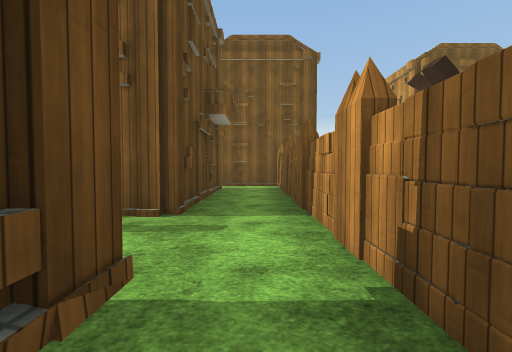
[1] (above)

12 first-person views from a walk through a scene from a Unity 3-D project. The camera is 1.2 m above the floor, tilts 2° down and sees 90° across. The floor is counted in squares, 2 m on a side. Each view is taken from the middle of a square. On the plan, view 1 faces up. The plan holds only what a view shows up to about 9 squares ahead; the rest is blank. The place goes on beyond the plan. Flat ground stands in for the terrain. Some animated figures are left out. Surface patterns are stand-ins for the level's own textures.

[2]
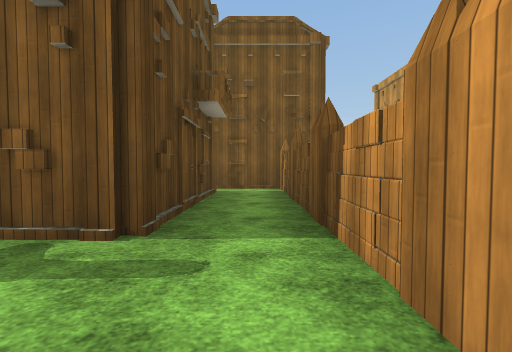

[3]
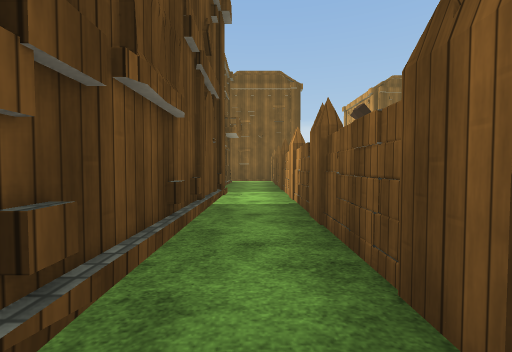

[4]
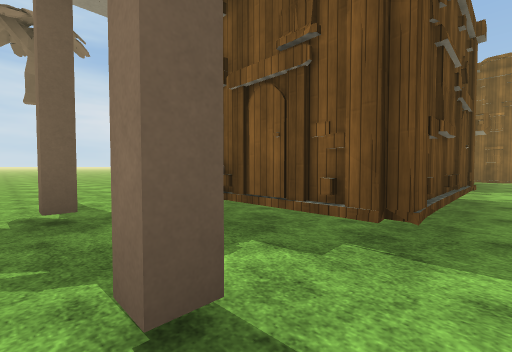

[5]
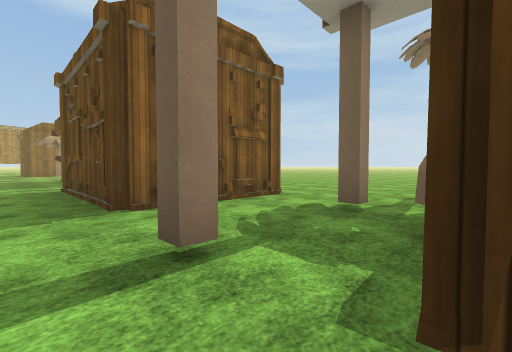

[6]
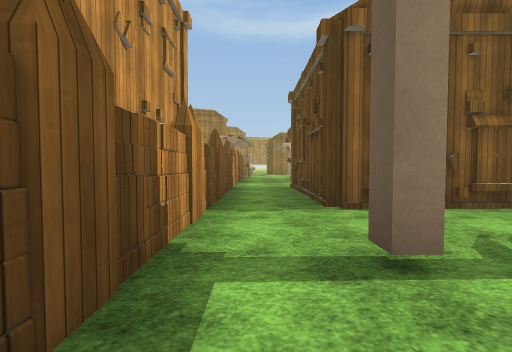

[7]
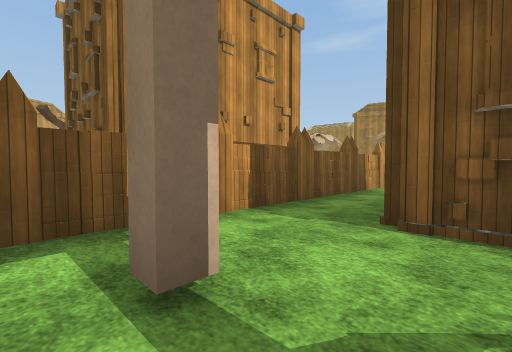

[8]
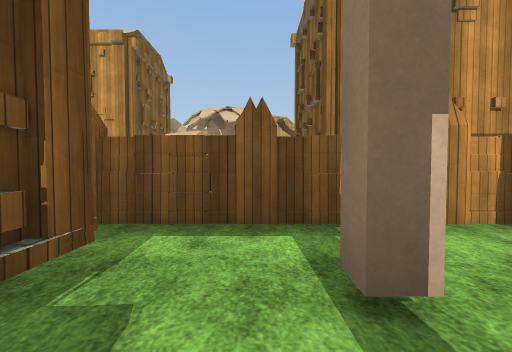

[9]
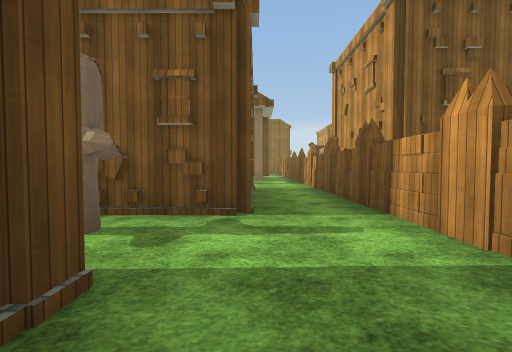

[10]
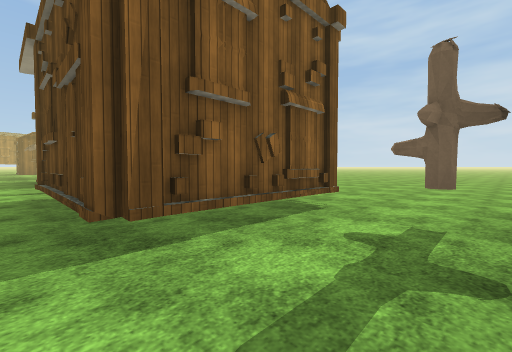

[11]
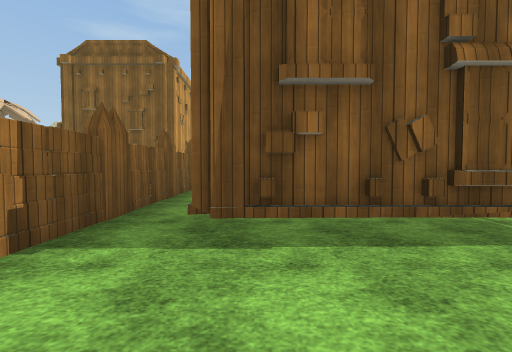

[12]
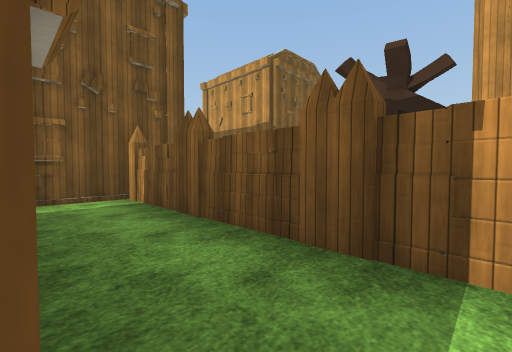

### Floor plan
Ten units are one square. View 1 is at (0, 0); x grows to the right and y downward. Boxes are objects, and circles mark ways between rooms. Rooms are numbered by the first view taken in them; rooms with no view inside come last. Other rooms are left out.
<svg viewBox="-40 -87 52 232">
<path fill="none" stroke="#000" d="M7 64 7 -15M-35 68 -10 68M-5 -9 -5 31 -26 31M-19 126 -19 132M7 -15 7 -82 -12 -82M-30 -9 -26 -10M-33 -11 -28 -10M-35 -9 -5 -9M-10 -71 -10 -32 -22 -32M7 124 7 64M-10 68 -10 107 -31 107"/>
<rect x="-35" y="115" width="10" height="10" fill="#bbb"><title>other object</title></rect>
<circle cx="0" cy="-10" r="3" fill="#2a7"/>
<circle cx="0" cy="70" r="3" fill="#2a7"/>
<circle cx="-5" cy="130" r="3" fill="#2a7"/>
<text x="-10" y="40">1</text>
<text x="0" y="140">2</text>
<text x="-10" y="-30">3</text>
<text x="-10" y="110">4</text>
</svg>
Room 1 opens to room 3. Room 1 opens to room 4. Room 2 opens to room 4.

Where each view was taken, in squares from view 1:
view 1: 0 up, 0 right, facing up
view 2: 1 up, 0 right, facing up
view 3: 3 down, 0 right, facing up
view 4: 5 down, 0 right, facing up-left
view 5: 3 down, 0 right, facing down-left
view 6: 3 down, 0 right, facing down
view 7: 4 down, 2 left, facing down-right
view 8: 4 down, 2 left, facing right
view 9: 14 down, 1 left, facing up
view 10: 3 up, 0 right, facing down-left
view 11: 3 up, 1 left, facing down
view 12: 3 up, 1 left, facing up-right
